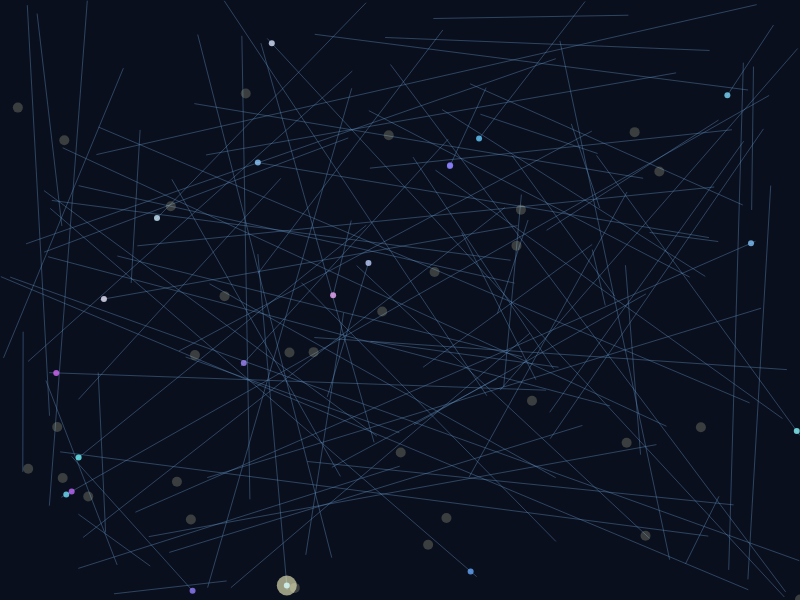
Frame 1 (no input)
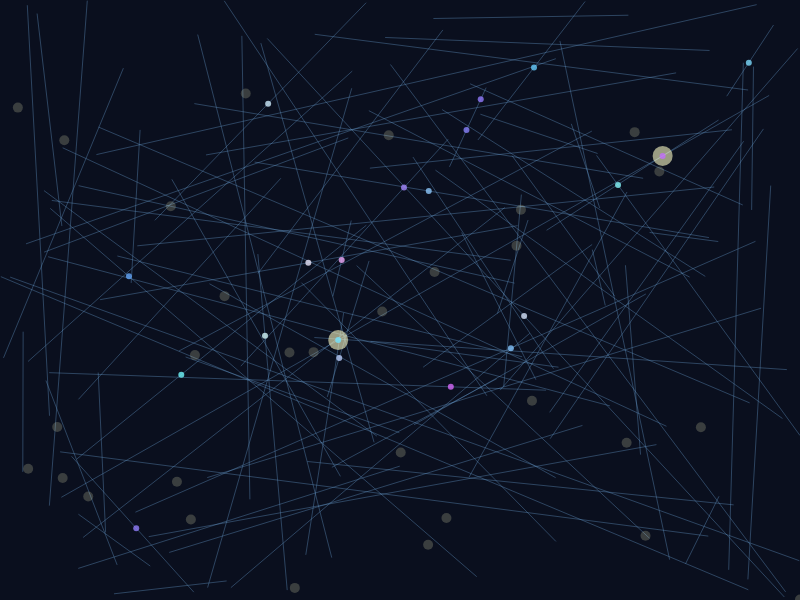
Frame 60 (no input)
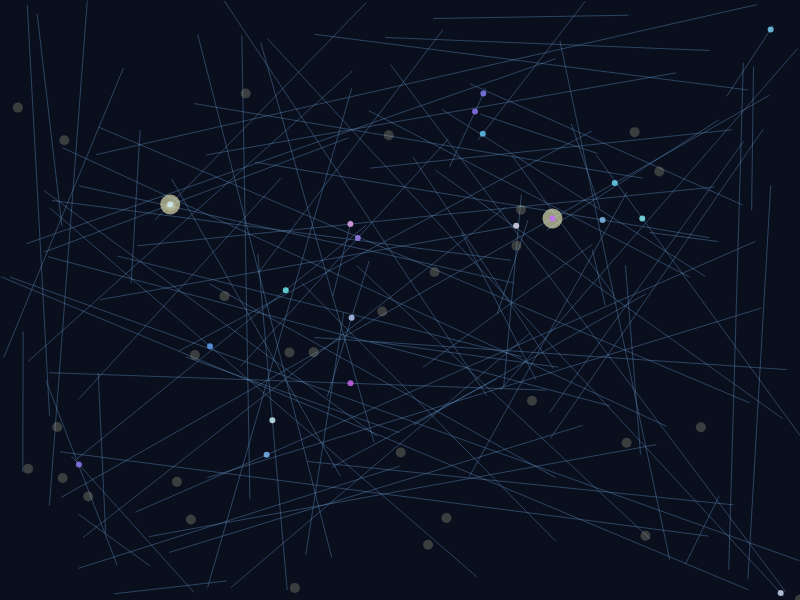
Frame 120 (the mouse pressed at the canvas centre since frame 60)

The p5.js sketch that drew these frames (run headless with seeded random() and noise() and a simulated clock; from frame 60 on, the mouse is pressed at the canvas centre):

// p5.js sketch
// ── sketch.js
let wires = [];
let streams = [];
let intersections = [];

class Wire {
  constructor(x1, y1, x2, y2) {
    this.x1 = x1;
    this.y1 = y1;
    this.x2 = x2;
    this.y2 = y2;
    this.length = dist(x1, y1, x2, y2);
    this.angle = atan2(y2 - y1, x2 - x1);
  }

  display() {
    stroke(100, 150, 200, 100);
    strokeWeight(1);
    line(this.x1, this.y1, this.x2, this.y2);
  }
}

class DataStream {
  constructor(wire) {
    this.wire = wire;
    this.progress = 0;
    this.speed = random(0.005, 0.015);
    this.flare = false;
    this.flareTime = 0;
    this.color = color(random(100, 255), random(100, 255), 255, 200);
  }

  update() {
    this.progress += this.speed;
    if (this.progress > 1) this.progress = 0;

    // Check for intersection
    let x = lerp(this.wire.x1, this.wire.x2, this.progress);
    let y = lerp(this.wire.y1, this.wire.y2, this.progress);

    for (let i = 0; i < intersections.length; i++) {
      let inter = intersections[i];
      if (dist(x, y, inter.x, inter.y) < 15) {
        this.flare = true;
        this.flareTime = millis();
      }
    }

    if (this.flare && millis() - this.flareTime > 100) {
      this.flare = false;
    }
  }

  display() {
    let x = lerp(this.wire.x1, this.wire.x2, this.progress);
    let y = lerp(this.wire.y1, this.wire.y2, this.progress);

    if (this.flare) {
      noStroke();
      fill(255, 255, 200, 150);
      ellipse(x, y, 20, 20);
    }

    noStroke();
    fill(this.color);
    ellipse(x, y, 6, 6);
  }
}

function setup() {
  createCanvas(800, 600);

  // Create wires
  for (let i = 0; i < 100; i++) {
    let x1 = random(width);
    let y1 = random(height);
    let x2 = random(width);
    let y2 = random(height);
    wires.push(new Wire(x1, y1, x2, y2));
  }

  // Create intersections
  for (let i = 0; i < 30; i++) {
    let x = random(width);
    let y = random(height);
    intersections.push({x, y});
  }

  // Create data streams
  for (let i = 0; i < 20; i++) {
    let wire = random(wires);
    streams.push(new DataStream(wire));
  }
}

function draw() {
  background(10, 15, 30);

  // Display wires
  for (let wire of wires) {
    wire.display();
  }

  // Display intersections
  noStroke();
  fill(255, 255, 200, 50);
  for (let inter of intersections) {
    ellipse(inter.x, inter.y, 10, 10);
  }

  // Update and display streams
  for (let stream of streams) {
    stream.update();
    stream.display();
  }
}
